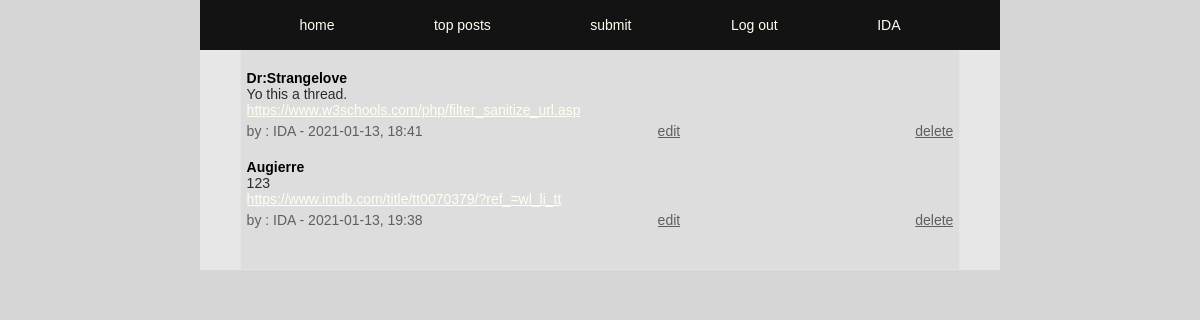
The page /posts.php (signed in) on the database its author committed.
### tables this page shows
CREATE TABLE posts (
id INTEGER PRIMARY KEY AUTOINCREMENT,
title TEXT,
user_id INTEGER,
url TEXT,
description TEXT,
post_date DATETIME);

### app/functions.php (called while the page is built, shortened)
<?php
function getUserPosts($pdo, $userId)
{
    $statement = $pdo->prepare("SELECT * FROM posts WHERE user_id = :user_id");
    $statement->BindParam(':user_id', $userId, PDO::PARAM_STR);
    $statement->execute();
    $posts = $statement->fetchAll(PDO::FETCH_ASSOC);
    return $posts;
}
function getRandomKey($keyLength = 10)
{
    $characters = '0123456789abcdefghijklmnopqrstuvwxyzABCDEFGHIJKLMNOPQRSTUVWXYZ';
    $charactersLength = strlen($characters);
    $randomKey = '';
    for ($i = 0; $i < $keyLength; $i++) {
        $randomKey .= $characters[rand(0, $charactersLength - 1)];
    }
    return $randomKey;
}

### posts.php (the view, shortened to what this page needs)
<?php
require __DIR__ . ('/app/autoload.php');
require __DIR__ . ('/app/views/header.php');
require __DIR__ . ('/app/views/nav.php');
if (isset($_SESSION['user'])) {
    $userId = $_SESSION['user']['id'];
}
$posts = getUserPosts($pdo, $userId);
$keyLength = 15;
$randomKey = getRandomKey($keyLength);
?>
<main>
    <section>
        <article class="index-container">
            <?php foreach ($posts as $post) : ?>
                <div class="index-title">
                    <h4> <?= $post['title']; ?> </h4>
                </div>
                <div class="index-description">
                    <p><?= $post['description'] ?></p>
                </div>
                <div class="index-url">
                    <a href="<?= $post['url']; ?>"><?= $post['url']; ?></a>
                </div>
                <div class="index-poster-info">
                    <p><?= "by : " . $_SESSION['user']['username'] . " - " . $post['post_date']; ?></p>
                    <a href="<?= '/post-update.php?postid=' . $post['id'] . '&&updatekey=' . "$randomKey"; ?>">edit</a>
                    <a href="<?= "/app/posts/postdelete.php?postid=" . $post['id'] . '&&updatekey=' .  "$randomKey"; ?>"> delete</a>
                </div>
            <?php endforeach; ?>
        </article>
    </section>
</main>

### app/assets/style.css (style rules this page uses)
* { box-sizing: border-box; margin: 0; font-family: Verdana, Geneva, Tahoma, sans-serif, Arial, Teko-regular; font-size: 14px; }
body { width: 100%; display: flex; justify-content: center; min-height: 100vh; width: 100%; position: absolute; margin-left: auto; margin-right: auto; background-color: rgb(214, 214, 214); }
a { color :ivory; }
main { display: flex; justify-content: center; height: 100%; width: 100%; background-color: #4e463a; max-width: 800px; }
section { display: flex; justify-content: center; width: 100% ; max-width: 800px; min-height:100% ; margin-top: 50px; background-color: rgb(231, 231, 231); flex-wrap: wrap; }

### app/assets/index.css (style rules this page uses)
.index-container { display: flex; width: 90%; height:auto; flex-wrap: wrap; background-color: rgb(221, 221, 221); border: 1px solid rgb(228, 228, 228); border-top: none; padding: 0.4rem ; padding-bottom: 2.5rem; }
.index-title { height : auto; width: 100%; margin-top: 1rem; }
.index-description { height : auto; word-break: break-all; width:90%; font-size: 16px; color: rgb(43, 43, 43); }
.index-url { width: 80%; overflow: hidden; text-overflow: ellipsis; white-space: nowrap; }
.index-poster-info { padding:0.4rem 0 0.4rem; display: flex; justify-content: space-between; height: auto; width: 100%; font-size: 14px; color: rgb(95, 95, 95); }
.index-poster-info a { color: rgb(95, 95, 95); overflow: hidden; text-overflow: ellipsis; white-space: nowrap; }

### rows shown on the page
posts: title "Dr:Strangelove", description "Yo this a thread.", url "https://www.w3schools.com/php/filter_sanitize_url.asp", post_date "2021-01-13, 18:41"
posts: title "Augierre", description "123", url "https://www.imdb.com/title/tt0070379/?ref_=wl_li_tt", post_date "2021-01-13, 19:38"

### other values the page prints
$_SESSION['user']['username'] "IDA"
